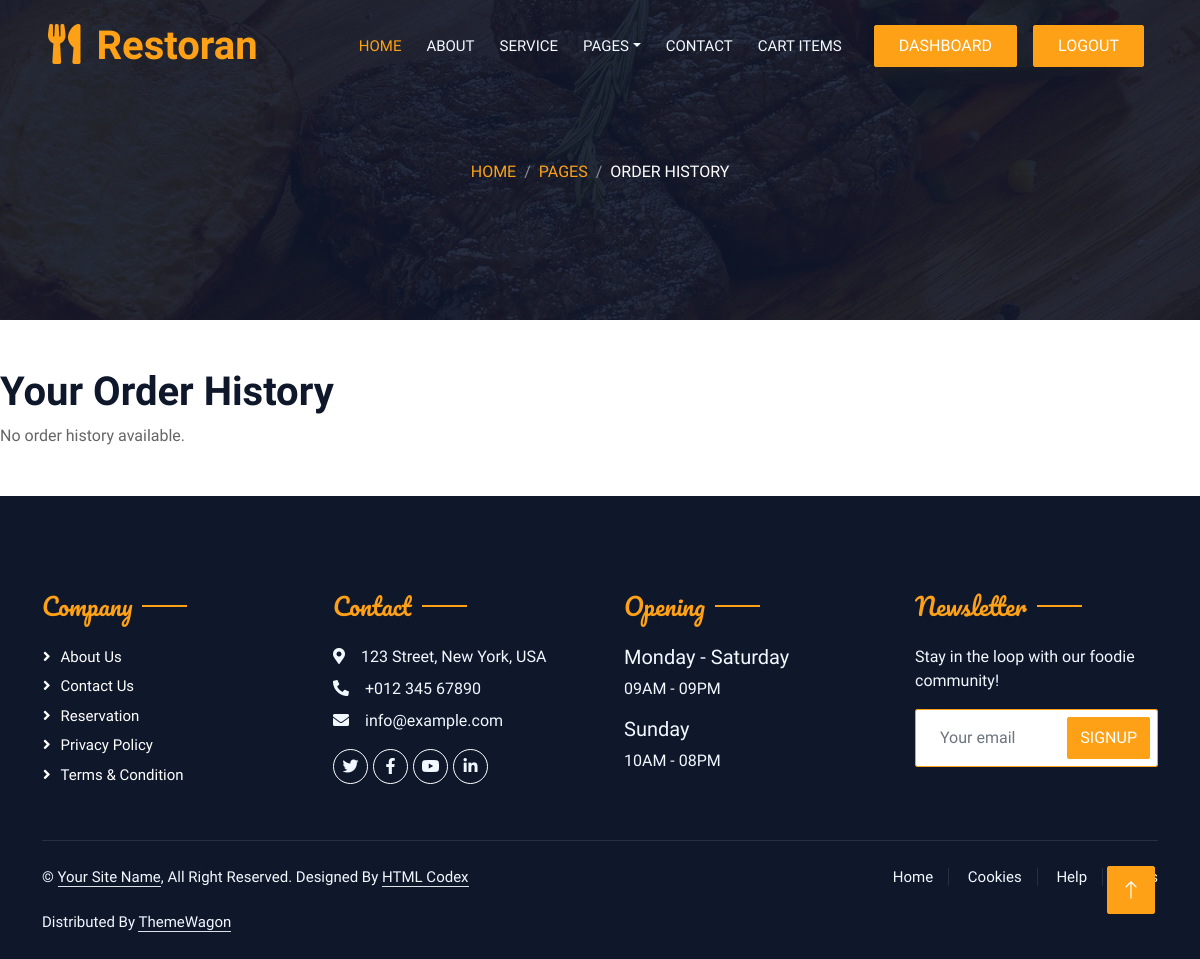
Before: /order_history/ (signed in) with the older database file.
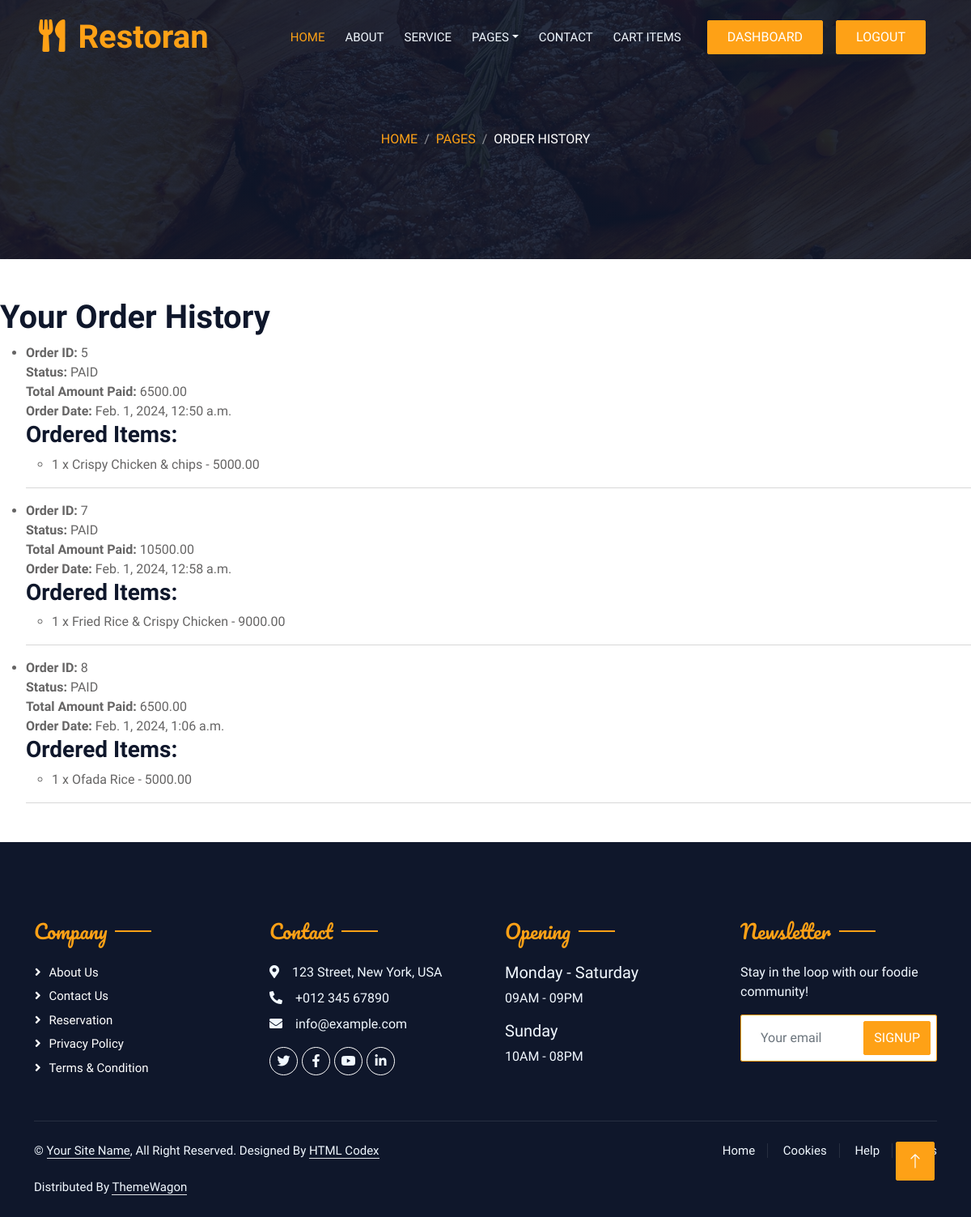
After: the same page with the newer database file.
### sitepages/models.py (models this page shows, shortened)
class Purchase(models.Model):
    STATUS_CHOICES = [
        ('PENDING', 'Pending'),
        ('PAID', 'Paid'),
        ('SHIPPED', 'Shipped'),
        ('DELIVERED', 'Delivered'),
    ]
    user = models.ForeignKey(User, on_delete=models.CASCADE)
    delivery_address = models.CharField(max_length=255)
    phone_number = models.CharField(max_length=20, default='')
    order_date = models.DateTimeField(default=timezone.now)
    status = models.CharField(max_length=10, choices=STATUS_CHOICES, default='PENDING')
    total_amount_paid = models.DecimalField(max_digits=10, decimal_places=2, default=0)
    is_paid = models.BooleanField(default=False)

class OrderItem(models.Model):
    purchase = models.ForeignKey(Purchase, related_name='order_items', on_delete=models.CASCADE)
    product_name = models.CharField(max_length=255)
    quantity = models.IntegerField()
    unit_price = models.DecimalField(max_digits=10, decimal_places=2)
    total_price = models.DecimalField(max_digits=10, decimal_places=2)

### sitepages/views.py (the view)
# urls.py: path('order_history/', order_history, name='order_history'),
@login_required
def order_history(request):
    paid_purchases = Purchase.objects.filter(user=request.user, is_paid=True)
    return render(request, 'sitepages/order_history.html', {'purchases': paid_purchases})

### templates/sitepages/order_history.html (shortened to what this page needs)
{%extends 'sitepages/base1.html'%}
{%load static%}
{%block aboutpage_content%}
<div class="container-xxl py-5 bg-dark hero-header mb-5">
    <div class="container text-center my-5 pt-5 pb-4">
        <nav aria-label="breadcrumb">
            <ol class="breadcrumb justify-content-center text-uppercase">
                <li class="breadcrumb-item"><a href="/">Home</a></li>
                <li class="breadcrumb-item"><a href="/">Pages</a></li>
                <li class="breadcrumb-item text-white active" aria-current="page">Order history</li>
            </ol>
        </nav>
    </div>
</div>
</div>
  <h1>Your Order History</h1>
  {% if purchases %}
    <ul>
      {% for purchase in purchases %}
        <li>
          <strong>Order ID:</strong> {{ purchase.id }}<br>
          <strong>Status:</strong> {{ purchase.status }}<br>
          <strong>Total Amount Paid:</strong> {{ purchase.total_amount_paid }}<br>
          <strong>Order Date:</strong> {{ purchase.order_date }}<br>
          <h3>Ordered Items:</h3>
          <ul>
            {% for item in purchase.order_items.all %}
              <li>
                {{ item.quantity }} x {{ item.product_name }} - {{ item.total_price }}
              </li>
            {% endfor %}
          </ul>
        </li>
        <hr>
      {% endfor %}
    </ul>
  {% else %}
    <p>No order history available.</p>
  {% endif %}
{% endblock %}

### templates/sitepages/base1.html (shortened to what this page needs)
{%load static%}
<!DOCTYPE html>
<html lang="en">
<head>
    <link href="https://cdnjs.cloudflare.com/ajax/libs/font-awesome/5.10.0/css/all.min.css" rel="stylesheet">
    <link href="https://cdn.jsdelivr.net/npm/bootstrap-icons@1.4.1/font/bootstrap-icons.css" rel="stylesheet">
    <link href="{%static 'lib/animate/animate.min.css'%}" rel="stylesheet">
    <link href="{%static 'lib/owlcarousel/assets/owl.carousel.min.css'%}" rel="stylesheet">
    <link href="{%static 'lib/tempusdominus/css/tempusdominus-bootstrap-4.min.css'%}" rel="stylesheet" />
    <link href="{%static 'css/bootstrap.min.css'%}" rel="stylesheet">
    <link href="{%static 'css/style.css'%}" rel="stylesheet">
</head>
<body>
    <div class="container-xxl bg-white p-0">
        <div class="container-xxl position-relative p-0">
            <nav class="navbar navbar-expand-lg navbar-dark bg-dark px-4 px-lg-5 py-3 py-lg-0">
                <a href="" class="navbar-brand p-0">
                    <h1 class="text-primary m-0"><i class="fa fa-utensils me-3"></i>Restoran</h1>
                </a>
                <div class="collapse navbar-collapse" id="navbarCollapse">
                    <div class="navbar-nav ms-auto py-0 pe-4">
                        <a href="/" class="nav-item nav-link active">Home</a>
                        <a href="/about" class="nav-item nav-link">About</a>
                        <a href="/service" class="nav-item nav-link">Service</a>
                        <div class="nav-item dropdown">
                            <a href="#" class="nav-link dropdown-toggle" data-bs-toggle="dropdown">Pages</a>
                        </div>
                        <a href="/contact" class="nav-item nav-link">Contact</a>
                        <a href="/viewcart" class="nav-item nav-link">Cart items {{ttl}}</a>
                    </div>
                    {%if request.user.is_authenticated%}
                    <a href="/dashboard" class="btn btn-primary py-2 px-4 mx-2">Dashboard</a>
                    <a href="{% url 'logout' %}" class="btn btn-primary py-2 px-4 mx-2">Logout</a>
                    {%else%}
                    <a href="{% url 'login' %}" class="btn btn-primary py-2 px-4 mx-2">Login</a>
                    <a href="{% url 'signup' %}" class="btn btn-primary py-2 px-4 mx-2">Sign up</a>
                    {%endif%}
                </div>
            </nav>
            {%block aboutpage_content%}
            {%endblock%}
        <div class="container-fluid bg-dark text-light footer pt-5 mt-5 wow fadeIn" data-wow-delay="0.1s">
            <div class="container py-5">
                <div class="row g-5">
                    <div class="col-lg-3 col-md-6">
                        <h4 class="section-title ff-secondary text-start text-primary fw-normal mb-4">Company</h4>
                        <a class="btn btn-link" href="/about">About Us</a>
                        <a class="btn btn-link" href="/contact">Contact Us</a>
                        <a class="btn btn-link" href="/booking">Reservation</a>
                        <a class="btn btn-link" href="">Privacy Policy</a>
                        <a class="btn btn-link" href="">Terms & Condition</a>
                    </div>
                    <div class="col-lg-3 col-md-6">
                        <h4 class="section-title ff-secondary text-start text-primary fw-normal mb-4">Contact</h4>
                        <p class="mb-2"><i class="fa fa-map-marker-alt me-3"></i>123 Street, New York, USA</p>
                        <p class="mb-2"><i class="fa fa-phone-alt me-3"></i>+012 345 67890</p>
                        <p class="mb-2"><i class="fa fa-envelope me-3"></i>info@example.com</p>
                        <div class="d-flex pt-2">
                            <a class="btn btn-outline-light btn-social" href=""><i class="fab fa-twitter"></i></a>
                            <a class="btn btn-outline-light btn-social" href=""><i class="fab fa-facebook-f"></i></a>
                            <a class="btn btn-outline-light btn-social" href=""><i class="fab fa-youtube"></i></a>
                            <a class="btn btn-outline-light btn-social" href=""><i class="fab fa-linkedin-in"></i></a>
                        </div>
                    </div>
                    <div class="col-lg-3 col-md-6">
                        <h4 class="section-title ff-secondary text-start text-primary fw-normal mb-4">Opening</h4>
                        <h5 class="text-light fw-normal">Monday - Saturday</h5>
                        <p>09AM - 09PM</p>
                        <h5 class="text-light fw-normal">Sunday</h5>
                        <p>10AM - 08PM</p>
                    </div>
                    <div class="col-lg-3 col-md-6">
                        <h4 class="section-title ff-secondary text-start text-primary fw-normal mb-4">Newsletter</h4>
                        <p>Stay in the loop with our foodie community!</p>
                        <form action="{% url 'sitepages:subscribe' %}" method="POST">
                            <div class="position-relative mx-auto" style="max-width: 400px;">
                                <input class="form-control border-primary w-100 py-3 ps-4 pe-5" type="text" name="email" placeholder="Your email">
                                <button type="submit" class="btn btn-primary py-2 position-absolute top-0 end-0 mt-2 me-2">SignUp</button>
                            </div>
                        </form>
                    </div>
                </div>
            </div>
            <div class="container">
                <div class="copyright">
                    <div class="row">
                        <div class="col-md-6 text-center text-md-start mb-3 mb-md-0">
                            &copy; <a class="border-bottom" href="#">Your Site Name</a>, All Right Reserved.
							Designed By <a class="border-bottom" href="https://htmlcodex.com">HTML Codex</a><br><br>
                            Distributed By <a class="border-bottom" href="https://themewagon.com" target="_blank">ThemeWagon</a>
                        </div>
                        <div class="col-md-6 text-center text-md-end">
                            <div class="footer-menu">
                                <a href="/">Home</a>
                                <a href="">Cookies</a>
                                <a href="">Help</a>
                                <a href="">FQAs</a>
                            </div>
                        </div>
                    </div>
                </div>
            </div>
        </div>
        <a href="#" class="btn btn-lg btn-primary btn-lg-square back-to-top"><i class="bi bi-arrow-up"></i></a>
    </div>
</body>
</html>

### static/css/style.css (style rules this page uses)
:root { --primary: #FEA116; --light: #F1F8FF; --dark: #0F172B; }
.ff-secondary { font-family: 'Pacifico', cursive; }
.back-to-top { position: fixed; display: none; right: 45px; bottom: 45px; z-index: 99; }
.btn { font-family: 'Nunito', sans-serif; font-weight: 500; text-transform: uppercase; transition: .5s; }
.btn.btn-primary, .btn.btn-secondary { color: #FFFFFF; }
.btn-lg-square { width: 48px; height: 48px; }
.btn-square, .btn-sm-square, .btn-lg-square { padding: 0; display: flex; align-items: center; justify-content: center; font-weight: normal; border-radius: 2px; }
.navbar-dark .navbar-nav .nav-link { position: relative; margin-left: 25px; padding: 35px 0; font-size: 15px; color: var(--light) !important; text-transform: uppercase; font-weight: 500; outline: none; transition: .5s; }
.navbar-dark .navbar-nav .nav-link:hover, .navbar-dark .navbar-nav .nav-link.active { color: var(--primary) !important; }
@media (min-width: 992px) { .navbar-dark { position: absolute; width: 100%; top: 0; left: 0; z-index: 999; background: transparent !important; } }
.hero-header { background: linear-gradient(rgba(15, 23, 43, .9), rgba(15, 23, 43, .9)), url(../img/bg-hero.jpg); background-position: center center; background-repeat: no-repeat; background-size: cover; }
.breadcrumb-item + .breadcrumb-item::before { color: rgba(255, 255, 255, .5); }
.section-title { position: relative; display: inline-block; }
.section-title::before { position: absolute; content: ""; width: 45px; height: 2px; top: 50%; left: -55px; margin-top: -1px; background: var(--primary); }
.section-title::after { position: absolute; content: ""; width: 45px; height: 2px; top: 50%; right: -55px; margin-top: -1px; background: var(--primary); }
.section-title.text-start::before, .section-title.text-end::after { display: none; }
.footer .btn.btn-social { margin-right: 5px; width: 35px; height: 35px; display: flex; align-items: center; justify-content: center; color: var(--light); border: 1px solid #FFFFFF; border-radius: 35px; transition: .3s; }
.footer .btn.btn-link { display: block; margin-bottom: 5px; padding: 0; text-align: left; color: #FFFFFF; font-size: 15px; font-weight: normal; text-transform: capitalize; transition: .3s; }
.footer .btn.btn-link::before { position: relative; content: "\f105"; font-family: "Font Awesome 5 Free"; font-weight: 900; margin-right: 10px; }
.footer .copyright { padding: 25px 0; font-size: 15px; border-top: 1px solid rgba(256, 256, 256, .1); }
.footer .copyright a { color: var(--light); }
.footer .footer-menu a { margin-right: 15px; padding-right: 15px; border-right: 1px solid rgba(255, 255, 255, .1); }
.footer .footer-menu a:last-child { margin-right: 0; padding-right: 0; border-right: none; }

Changed rows visible on the page:
added Purchase: id "5", status "PAID", total_amount_paid "6500.00", order_date "Feb. 1, 2024, 12:50 a.m."
added OrderItem: quantity "1", product_name "Crispy Chicken & chips", total_price "5000.00", shown under "5"
added Purchase: id "7", status "PAID", total_amount_paid "10500.00", order_date "Feb. 1, 2024, 12:58 a.m."
added OrderItem: quantity "1", product_name "Fried Rice & Crispy Chicken", total_price "9000.00", shown under "7"
added Purchase: id "8", status "PAID", total_amount_paid "6500.00", order_date "Feb. 1, 2024, 1:06 a.m."
added OrderItem: quantity "1", product_name "Ofada Rice", total_price "5000.00", shown under "8"
Other visible differences:
text no longer shown: "No order history available."
